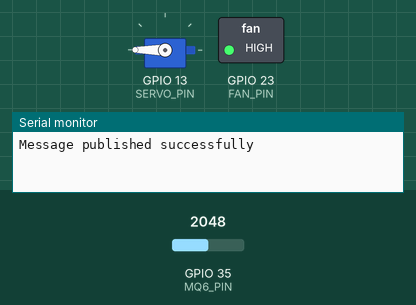
Simulated run of this sketch. Board: ESP32. On the bench: servo, switched loads named in the sketch (green lamp = pin HIGH), the last lines printed to the serial monitor. The inputs (shaded band) are chosen by the test bench; at power-on: GPIO 35 (MQ6_PIN) = 2048. WiFi joins after 1.5 s; servers stay silent unless stated; no MQTT or app messages arrive unless stated.

Above: at 2.7 s.
2.8 s: GPIO 35 (MQ6_PIN) set to 1556
4.8 s: GPIO 35 (MQ6_PIN) set to 1449
At 6.9 s:
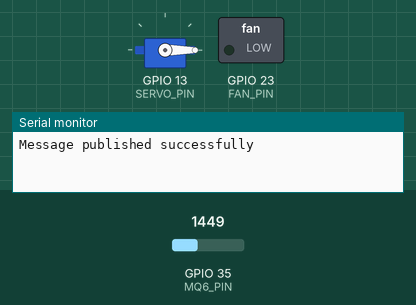
11.1 s: GPIO 35 (MQ6_PIN) set to 1540
At 12.4 s:
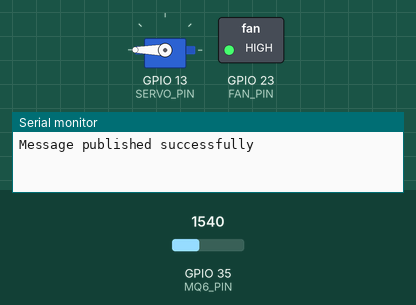
13.2 s: GPIO 35 (MQ6_PIN) set to 1460
At 14.8 s:
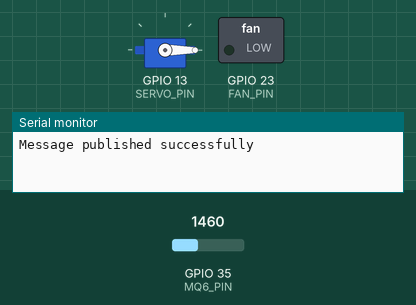
Timing chart, 0 to 16.2 s (numbered marks = the images above; inputs shaded):
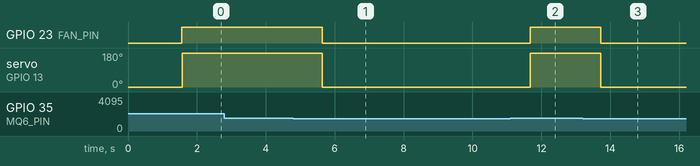

The sketch:

Module5_SmartKitchen.ino
```cpp
#include "mysecrets.h"
#include <WiFiClientSecure.h>
#include <PubSubClient.h>
#include <ArduinoJson.h>
#include "WiFi.h"
#include <ESP32Servo.h>

// Pin definitions
#define SERVO_PIN 13
#define FAN_PIN 23
#define MQ6_PIN 35

// Threshold for gas detection
#define GAS_THRESHOLD 1500

// MQTT topic
#define AWS_IOT_TOPIC "mykitchen/gas"

WiFiClientSecure net = WiFiClientSecure();
PubSubClient client(net);

Servo windowServo;

unsigned long lastPublishTime = 0;
const unsigned long publishInterval = 2000; // Publish every 10 seconds

void connectWiFi() {
  Serial.println("Connecting to Wi-Fi...");
  WiFi.begin(WIFI_SSID, WIFI_PASSWORD);

  while (WiFi.status() != WL_CONNECTED) {
    delay(500);
    Serial.print(".");
  }

  Serial.println("\nConnected to Wi-Fi!");
  Serial.print("IP address: ");
  Serial.println(WiFi.localIP());
}

void connectAWS() {
  if (WiFi.status() != WL_CONNECTED) {
    connectWiFi();
  }

  net.setCACert(AWS_CERT_CA);
  net.setCertificate(AWS_CERT_CRT);
  net.setPrivateKey(AWS_CERT_PRIVATE);

  client.setServer(AWS_IOT_ENDPOINT, 8883);
  client.setCallback(messageHandler);

  Serial.println("Connecting to AWS IoT...");

  while (!client.connected()) {
    if (client.connect(THINGNAME)) {
      Serial.println("AWS IoT Connected!");
      bool subStatus = client.subscribe(AWS_IOT_TOPIC);
      Serial.printf("Subscription to %s: %s\n", AWS_IOT_TOPIC, subStatus ? "OK" : "Failed");
    } else {
      Serial.print("AWS IoT Connection failed, Error code: ");
      Serial.println(client.state());
      Serial.println("Retrying in 5 seconds...");
      delay(5000);
    }
  }
}

void messageHandler(char* topic, byte* payload, unsigned int length) {
  Serial.print("Incoming message - Topic: ");
  Serial.print(topic);
  Serial.print(" | Payload: ");
  for (int i = 0; i < length; i++) {
    Serial.print((char)payload[i]);
  }
  Serial.println();
}

void publishToAWS(String status, int gasLevel) {
  StaticJsonDocument<200> doc;
  doc["status"] = status;
  doc["gasLevel"] = gasLevel;
  doc["timestamp"] = millis();

  char jsonBuffer[512];
  serializeJson(doc, jsonBuffer);

  Serial.print("Publishing message to ");
  Serial.print(AWS_IOT_TOPIC);
  Serial.print(": ");
  Serial.println(jsonBuffer);

  if (client.publish(AWS_IOT_TOPIC, jsonBuffer)) {
    Serial.println("Message published successfully");
  } else {
    Serial.print("Message publish failed, Error code: ");
    Serial.println(client.state());
  }
}

void setup() {
  Serial.begin(115200);
  Serial.println("IoT Gas Detection System Starting...");

  connectWiFi();
  connectAWS();

  windowServo.attach(SERVO_PIN);
  windowServo.write(0);

  pinMode(FAN_PIN, OUTPUT);
  digitalWrite(FAN_PIN, LOW);

  Serial.println("Setup completed. Starting main loop...");
}

void loop() {
  if (!client.connected()) {
    Serial.println("MQTT connection lost. Reconnecting...");
    connectAWS();
  }

  int gasValue = analogRead(MQ6_PIN);
  Serial.print("Current gas value: ");
  Serial.println(gasValue);

  if (gasValue > GAS_THRESHOLD) {
    Serial.println("Gas leak detected! Opening window and turning on fan.");
    windowServo.write(180);
    digitalWrite(FAN_PIN, HIGH);
    publishToAWS("Gas Detected", gasValue);
  } else {
    Serial.println("Gas levels are safe. Closing window and turning off fan.");
    windowServo.write(0);
    digitalWrite(FAN_PIN, LOW);
  }

  unsigned long currentMillis = millis();
  if (currentMillis - lastPublishTime >= publishInterval) {
    publishToAWS("Regular Update", gasValue);
    lastPublishTime = currentMillis;
  }

  client.loop();
  delay(1000); // Check every second
}
```

mysecrets.h
```cpp
#include <pgmspace.h>

#define SECRET

// THINNAME (created on AWS IoT Core) here... It will be the CLIENTID
#define THINGNAME ""

// SSID and Password of your wifi network
const char WIFI_SSID[] = "MSI 6053";
const char WIFI_PASSWORD[] = "wifi1234";

// IOT ENDPOINT (created on AWS IOT Core) here... like it: xxxxxxxxxxx-ats.iot.us-east-1.amazonws.com
const char AWS_IOT_ENDPOINT[] = "agh6kxgv8jmup-ats.iot.ap-southeast-1.amazonaws.com";

// Amazon Root CA 1 - https://www.amazontrust.com/repository/AmazonRootCA1.pem
static const char AWS_CERT_CA[] PROGMEM = R"EOF(
-----BEGIN CERTIFICATE-----

-----END CERTIFICATE-----
)EOF";

// Device Certificate - Present in kit - name like this: THINGNAME.cert.pem
static const char AWS_CERT_CRT[] PROGMEM = R"KEY(
-----BEGIN CERTIFICATE-----

-----END CERTIFICATE-----
)KEY";

// Device Private Key - Present in kit - name like this: THINGNAME.private.key
static const char AWS_CERT_PRIVATE[] PROGMEM = R"KEY(
-----BEGIN RSA PRIVATE KEY-----

-----END RSA PRIVATE KEY-----
)KEY";
```

Measured:
- the behaviour switches between 1501 and 1500 on GPIO 35 (MQ6_PIN) (found by bisection; images 0 and 1)
- after the input at 4.8 s, GPIO 23 (FAN_PIN): HIGH → LOW after 0.84 s; servo on GPIO 13 (SERVO_PIN): 180° → 0° after 0.84 s
- after the input at 11.1 s, GPIO 23 (FAN_PIN): LOW → HIGH after 0.58 s; servo on GPIO 13 (SERVO_PIN): 0° → 180° after 0.58 s
- after the input at 13.2 s, GPIO 23 (FAN_PIN): HIGH → LOW after 0.52 s; servo on GPIO 13 (SERVO_PIN): 180° → 0° after 0.52 s
